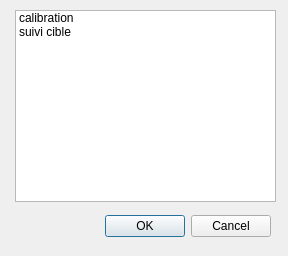
<?xml version="1.0" encoding="UTF-8"?>
<ui version="4.0">
 <class>ListeFiltres</class>
 <widget class="QDialog" name="ListeFiltres">
  <property name="geometry">
   <rect>
    <x>0</x>
    <y>0</y>
    <width>288</width>
    <height>256</height>
   </rect>
  </property>
  <property name="windowTitle">
   <string>Filtres disponibles</string>
  </property>
  <widget class="QDialogButtonBox" name="buttonBox">
   <property name="geometry">
    <rect>
     <x>40</x>
     <y>210</y>
     <width>231</width>
     <height>32</height>
    </rect>
   </property>
   <property name="locale">
    <locale language="French" country="Canada"/>
   </property>
   <property name="orientation">
    <enum>Qt::Horizontal</enum>
   </property>
   <property name="standardButtons">
    <set>QDialogButtonBox::Cancel|QDialogButtonBox::Ok</set>
   </property>
  </widget>
  <widget class="QListWidget" name="FiltresListWidget">
   <property name="geometry">
    <rect>
     <x>15</x>
     <y>10</y>
     <width>261</width>
     <height>192</height>
    </rect>
   </property>
   <item>
    <property name="text">
     <string>calibration</string>
    </property>
   </item>
   <item>
    <property name="text">
     <string>suivi cible</string>
    </property>
   </item>
  </widget>
 </widget>
 <resources/>
 <connections>
  <connection>
   <sender>buttonBox</sender>
   <signal>accepted()</signal>
   <receiver>ListeFiltres</receiver>
   <slot>accept()</slot>
   <hints>
    <hint type="sourcelabel">
     <x>248</x>
     <y>254</y>
    </hint>
    <hint type="destinationlabel">
     <x>157</x>
     <y>274</y>
    </hint>
   </hints>
  </connection>
  <connection>
   <sender>buttonBox</sender>
   <signal>rejected()</signal>
   <receiver>ListeFiltres</receiver>
   <slot>reject()</slot>
   <hints>
    <hint type="sourcelabel">
     <x>316</x>
     <y>260</y>
    </hint>
    <hint type="destinationlabel">
     <x>286</x>
     <y>274</y>
    </hint>
   </hints>
  </connection>
 </connections>
</ui>
